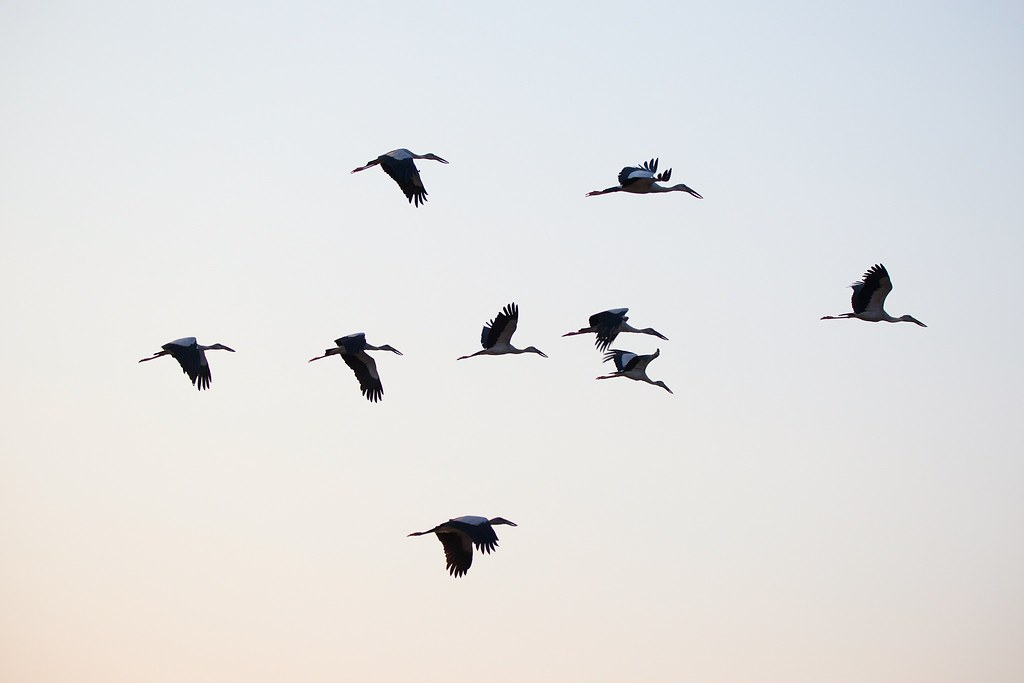
#> input picture sample1.jpg, 1024 x 683 px
$ python main.py -file sample1.jpg
#> lines starting #> are read from the running program, lines starting #| are printed output that depends on the picture; after the words box and inside, x2 and y2 are one past the last pixel; in counts of white or black regions, pixels touching at a corner belong together
#> further down, im is the input picture: shape (683, 1024, 3); mean B, G, R 225.5, 226, 226.4
from matplotlib import pyplot as plt
import numpy as np
import cv2
import argparse
import os


def get_args():
    parser = argparse.ArgumentParser()
    parser.add_argument('-file', required=True, action="store", type=str,
                        help='path to input file')
    parser.add_argument('--save', required=False, action="store_true", default=False,
                        help='processed image will be saved')
    parser.add_argument('--no_display', required=False, action="store_true", default=False,
                        help='processed image will not be displayed')

    args_ = parser.parse_args()
    return args_


def preprocess(img, threshold):
    # resizing did not improve the results
    # img = cv2.resize(img, (0, 0), fx=0.8, fy=0.8)
    # convert to grayscale
#> called with threshold = 128
    img = cv2.cvtColor(img, cv2.COLOR_BGR2GRAY)
    # convert to binary form
    img[img < threshold + 1] = 1
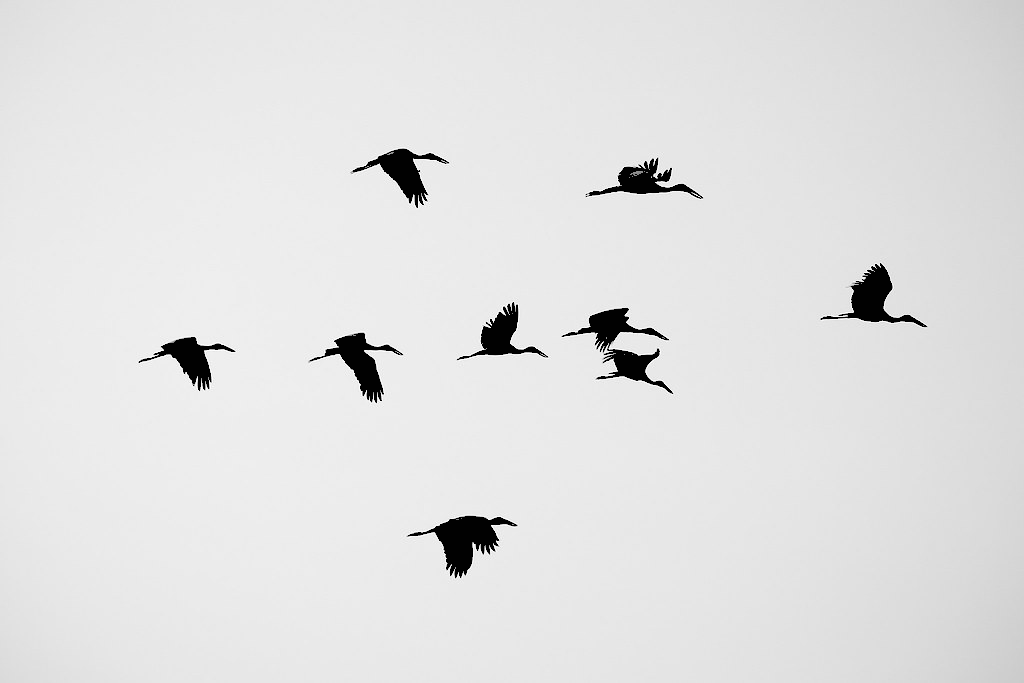
#> img: shape (683, 1024); min 1, max 255, mean 225.3
    img[img > threshold] = 0
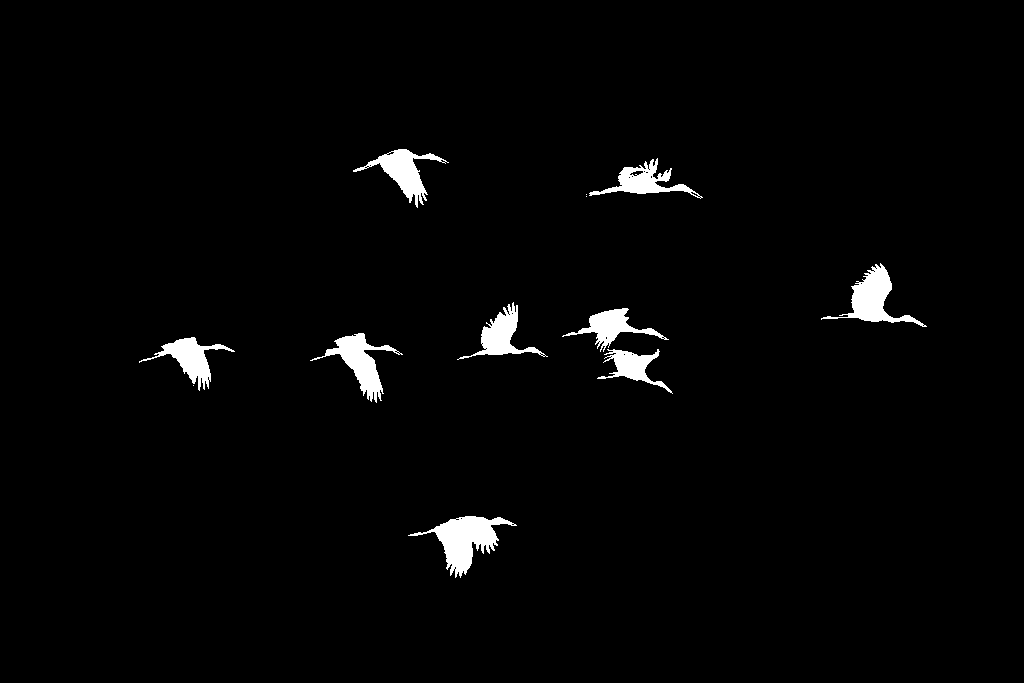
#> img: shape (683, 1024); values 0 (black) and 1 (white), 2.1% white; 12 white regions (3 under 20 px), largest, box (x1, y1, x2, y2) and area: (408, 516, 517, 578) 2460, (821, 263, 927, 327) 1917, (310, 333, 403, 403) 1812

    return img


def clean(img, kernel_size, show=True, save=False, filepath=None):
    # below can be used for erosion experiments
    # img_eroded = cv2.erode(img, np.ones((2, 2)))
    # dilated results are preferred, kernel size and number of iterations decided experimentally
#> called with kernel_size = (2, 2), show = True, save = False, filepath = 'sample1.jpg'
    img_dilated = cv2.dilate(img, kernel=np.ones(kernel_size, np.uint8), iterations=1)
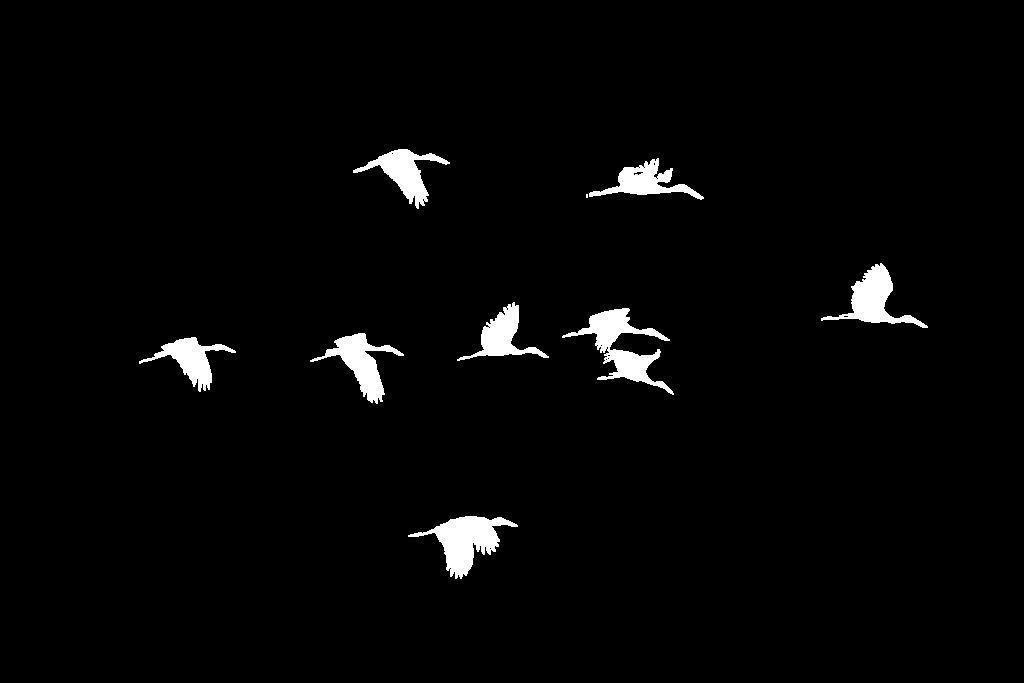
#> img_dilated: shape (683, 1024); values 0 (black) and 1 (white), 2.4% white; 9 white regions (1 under 20 px), largest, box (x1, y1, x2, y2) and area: (562, 308, 674, 395) 2844, (408, 516, 518, 579) 2731, (821, 263, 928, 328) 2163

    if save:
        filename, file_extension = os.path.splitext(filepath)
        save_path = filename + "_processed" + file_extension
        cv2.imwrite(save_path, img_dilated * 255)

    if show:
        plt.imshow(img_dilated, cmap="gray")
        plt.show()

    return img_dilated


def label_connected_components(img):
    # zero pad image with 1 row & column from each side to ease array access
    padded_img = np.zeros((img.shape[0] + 2, img.shape[1] + 2))
    padded_img[1:-1, 1:-1] = img
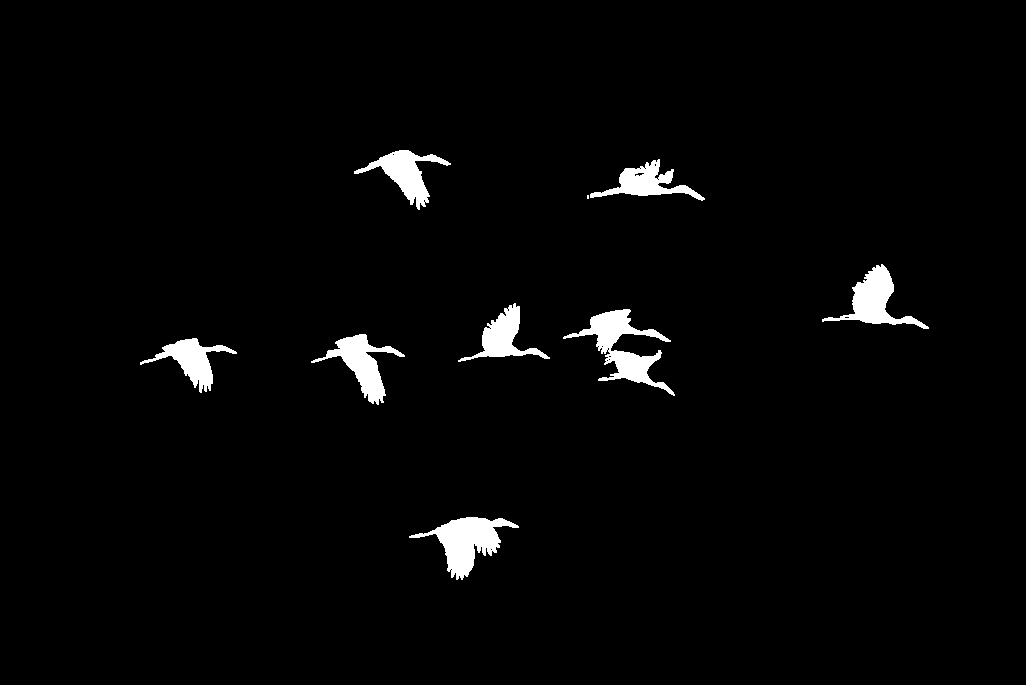
#> padded_img: shape (685, 1026) float64; values 0 (black) and 1 (white), 2.4% white; 9 white regions (1 under 20 px), largest, box (x1, y1, x2, y2) and area: (563, 309, 675, 396) 2844, (409, 517, 519, 580) 2731, (822, 264, 929, 329) 2163
    # this will store labels, 0 for background
    labeled_img = np.zeros(padded_img.shape)
    label = 0
    for i in range(1, img.shape[0] + 1):
        for j in range(1, img.shape[1] + 1):
            if padded_img[i, j] == 0 or labeled_img[i, j] != 0:
                continue
            label = label + 1  # set a new label
            labeled_img[i, j] = label
            # first pixel does not need to go through previous pixels, only the later ones
            connections = [(i+1,j-1),(i+1,j),(i+1,j+1),(i,j+1)]
            i_comp = 0
            while i_comp < len(connections):   # while neighbor check is not completed
                # traverse all component indices
                c_i, c_j = connections[i_comp][0], connections[i_comp][1]
                if labeled_img[c_i, c_j] == 0 and padded_img[c_i, c_j] != 0:
                    labeled_img[c_i, c_j] = label
                    # add all neighbors, foreground pixel check will be done in later iterations
                    connections.extend([(c_i+x, c_j+y) for x in range(-1,2,1) for y in range(-1,2,1) if x != 0 or y != 0])
                i_comp = i_comp + 1
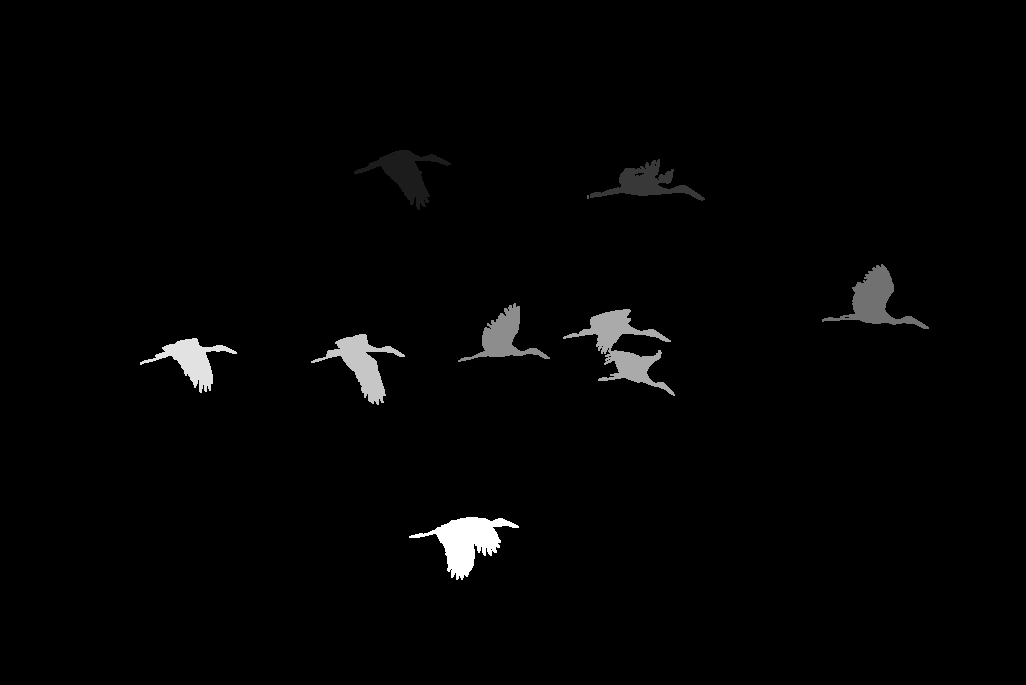
#> labeled_img: shape (685, 1026) float64; min 0, max 9, mean 0.131; drawn with min black and max white
#> after the loop, label = 9

    # -1 because of zero (background) labels
    num_components = np.unique(labeled_img).shape[0] - 1
#> num_components = 9
    return num_components


if __name__ == '__main__':
    args = get_args()
    print(args)

    im = cv2.imread(args.file)
    im = preprocess(im, threshold=128)
    # set dilation & erosion kernel
    im = clean(im, kernel_size=(2, 2), show=not args.no_display, save=args.save, filepath=args.file)
    number_components = label_connected_components(im)
#> number_components = 9
    print("Number of components: " + str(number_components))
#| Number of components: 9
